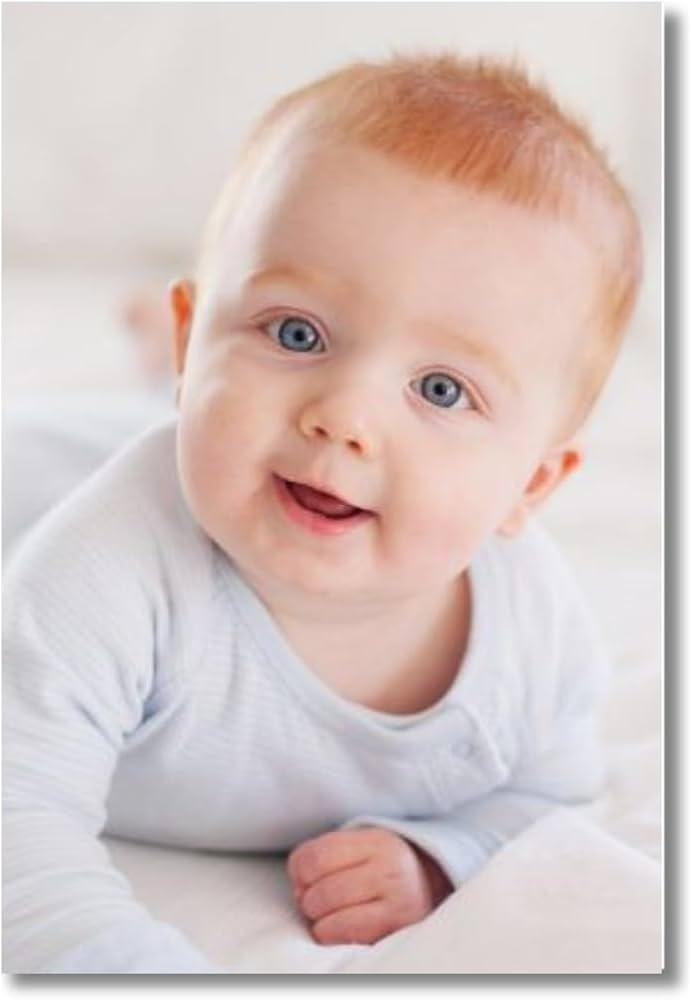
#> input picture computer_vision/baby1.jpg, 692 x 1000 px
$ jupyter execute Demo.ipynb
#> lines starting #> are read from the running program, lines starting #| are printed output that depends on the picture; after the words box and inside, x2 and y2 are one past the last pixel; in counts of white or black regions, pixels touching at a corner belong together
[cell 1]
#pip install opencv-python
import cv2

[cell 2]
#img read
img=cv2.imread('baby1.jpg')
#> img is the input picture: shape (1000, 692, 3); mean B, G, R 193.5, 196.7, 213.2
img

[cell 3]
img.shape
#> Out = (1000, 692, 3)

[cell 4]
#img show
cv2.imshow("image1",img)
cv2.waitKey(10000)
cv2.destroyAllWindows()

[cell 5]
img2=cv2.imread('baby2.jpg')
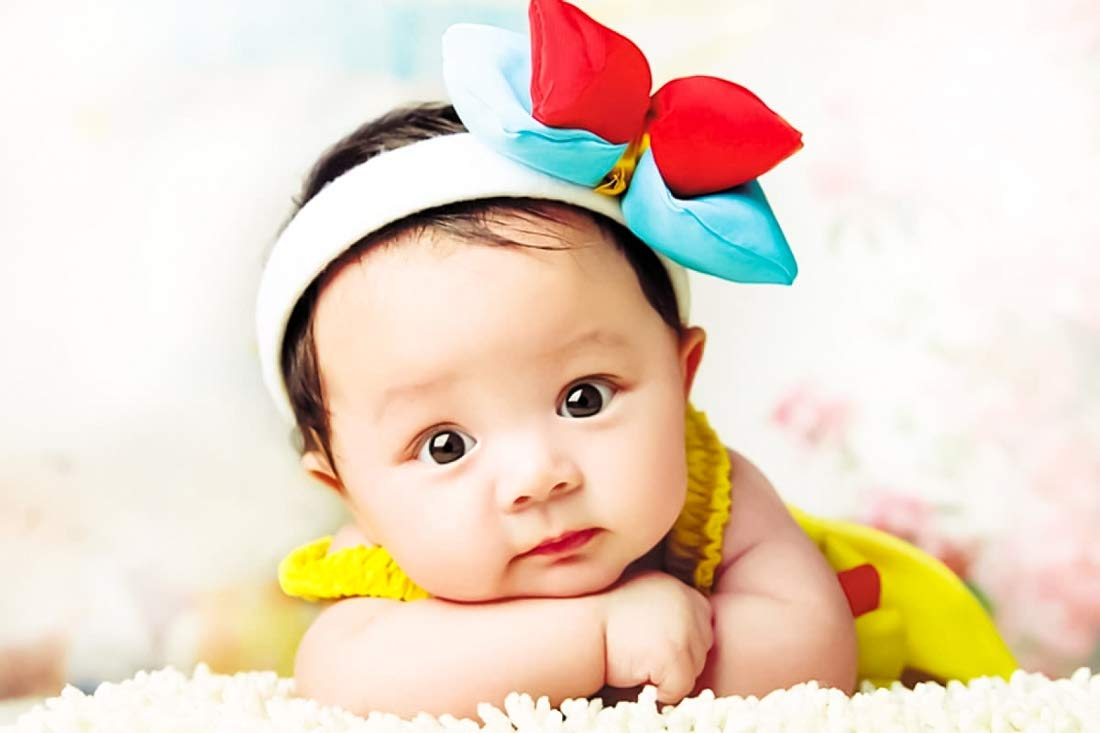
#> input picture computer_vision/baby2.jpg, 1100 x 733 px
#> img2 is the input picture: shape (733, 1100, 3); mean B, G, R 198, 214.8, 233.9
cv2.imshow("image2",img2)
cv2.waitKey(10000)
cv2.destroyAllWindows()

[cell 6]
img3=cv2.imread('baby3.jpg')
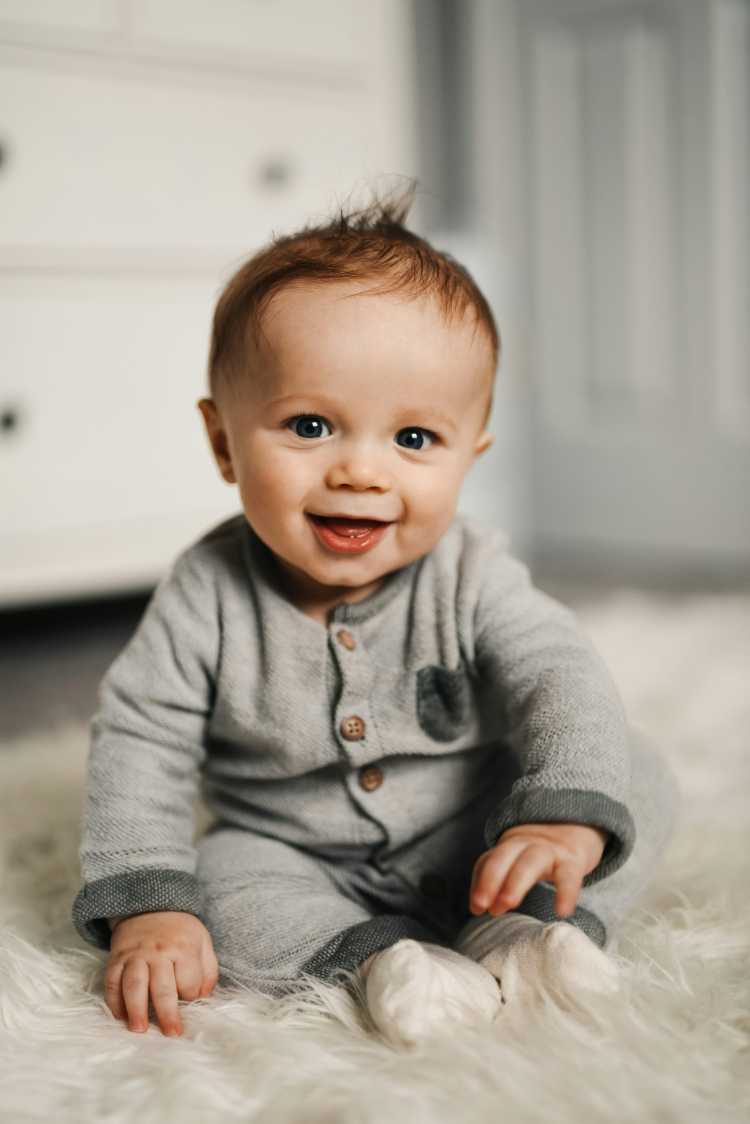
#> input picture computer_vision/baby3.jpg, 3000 x 4494 px (shown at 1/4 size)
#> img3 is the input picture: shape (4494, 3000, 3); mean B, G, R 147.3, 159.7, 168.4
cv2.imshow('image3',img3)
cv2.waitKey(10000)
cv2.destroyAllWindows()

[cell 7]
#convert colour image to gray scale
img1_gray=cv2.imread('baby1.jpg',cv2.IMREAD_GRAYSCALE)
#> img1_gray: shape (1000, 692); min 6, max 255, mean 201.3
img1_gray

[cell 8]
cv2.imshow("gray_scale",img1_gray)
cv2.waitKey(10000)
cv2.destroyAllWindows()

[cell 9]
img2_gray=cv2.imread("baby2.jpg",cv2.IMREAD_GRAYSCALE)
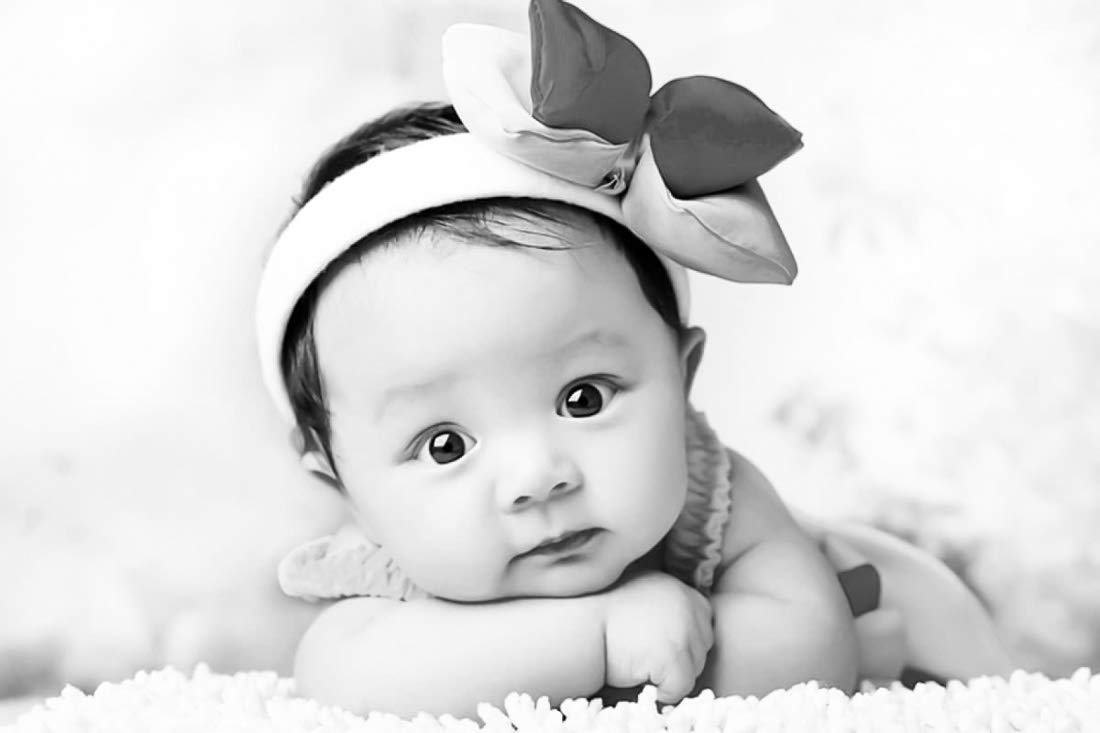
#> img2_gray: shape (733, 1100); min 0, max 255, mean 218.7
cv2.imshow("gray_scale",img2_gray)
cv2.waitKey(10000)
cv2.destroyAllWindows()

[cell 10]
#save
cv2.imwrite('gray_scale.jpg',img1_gray)
#> Out = True

[cell 11]
#convert into binary image(black & white)
#do not convert colour image directly into binary image
#first change into gary scale then change binary
#threshold======> it return two values

thresh,bin_img=cv2.threshold(img1_gray,180,255,cv2.THRESH_BINARY)   #thresh=180,255   bin_img=binary image
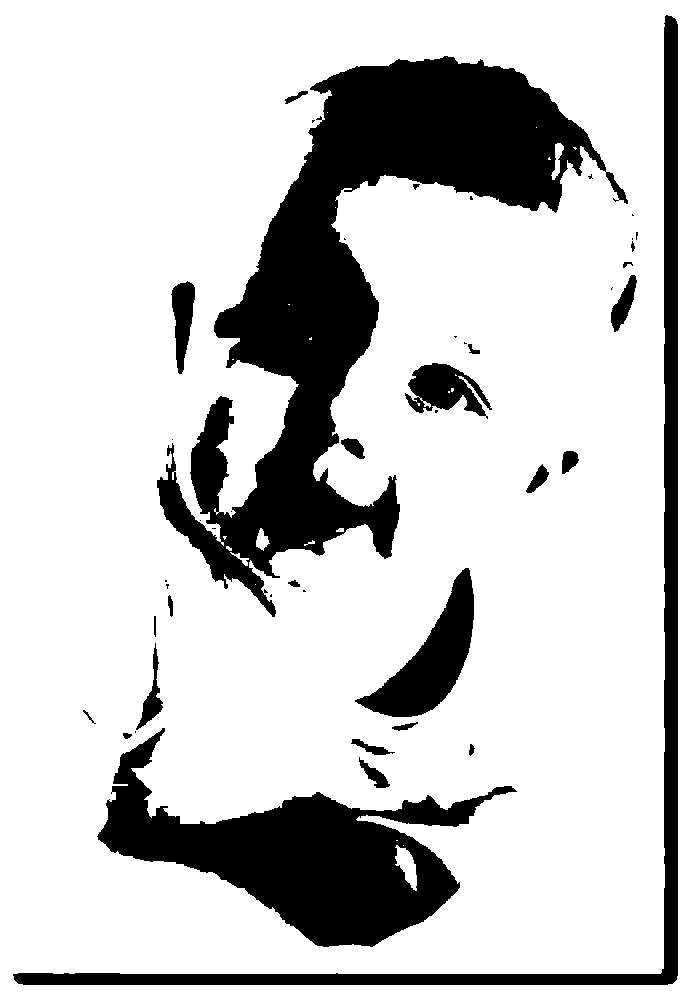
#> bin_img: shape (1000, 692); 79.5% white; 45 black regions (20 under 20 px), largest, box (x1, y1, x2, y2) and area: (157, 56, 628, 617) 73665, (97, 728, 517, 947) 33342, (13, 15, 678, 985) 20524
                             #0-180 pixel convert into black remaining pixel convert into white (maximum pixel is 255 it constant)
cv2.imshow("binary_img",bin_img)
cv2.waitKey(10000)
cv2.destroyAllWindows()

[cell 12]
print(thresh)

[cell 13]
thresh,bin_img1=cv2.threshold(img1_gray,200,255,cv2.THRESH_OTSU) #machine default aayit value set cheyyum
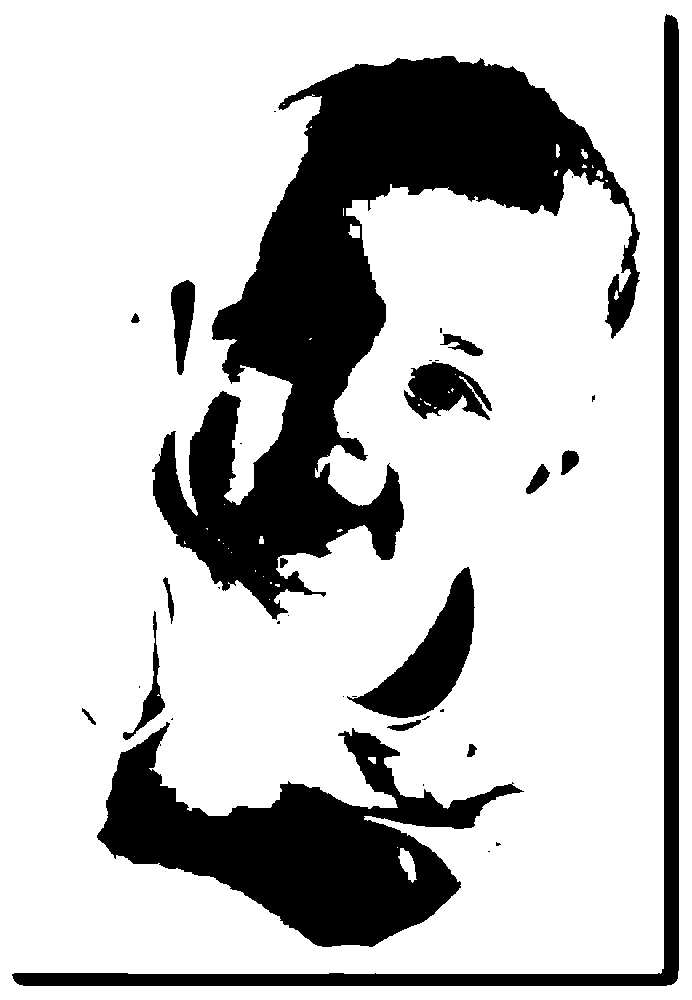
#> bin_img1: shape (1000, 692); 76.1% white; 36 black regions (20 under 20 px), largest, box (x1, y1, x2, y2) and area: (152, 56, 640, 620) 87966, (97, 722, 524, 947) 40350, (12, 14, 679, 986) 22411
#> thresh = 185
cv2.imshow("binary_img",bin_img)
cv2.waitKey(10000)
cv2.destroyAllWindows()

[cell 14]
print(thresh)
#| 185.0

[cell 15]
img4=cv2.imread("baby1.jpg")

#display image
import matplotlib.pyplot as plt
plt.imshow(img4)

[cell 16]
#cv2=====>read===>RGB====>BGR
#show=====>cv2===>bgr===>rgb

#matplotlib=====>bgr

[cell 17]
#conver bgr===>rgb
conv_img=cv2.cvtColor(img4,cv2.COLOR_BGR2RGB)
plt.imshow(conv_img)

[cell 18]
img5=cv2.imread('baby2.jpg')
plt.imshow(img5)

[cell 19]
conv_img3=cv2.cvtColor(img5,cv2.COLOR_BGR2RGB)
plt.imshow(conv_img3)

[cell 20]
#boxing plot
#rectangle
cv2.rectangle(conv_img3,pt1=(250,90),pt2=(710,610),color=(255,0,0),thickness=2)
#> conv_img3: shape (733, 1100, 3); mean R, G, B 234.1, 213.4, 196.7
plt.imshow(conv_img3)

[cell 21]
conv_img=cv2.cvtColor(img4,cv2.COLOR_BGR2RGB)
#circle
cv2.circle(conv_img,center=(360,320),radius=300,color=(0,255,0),thickness=3)
#> conv_img: shape (1000, 692, 3); mean R, G, B 210.2, 197.3, 190.7
plt.imshow(conv_img)

[cell 22]
conv_img=cv2.cvtColor(img4,cv2.COLOR_BGR2RGB)
cv2.circle(conv_img,center=(360,320),radius=300,color=(0,255,0),thickness=-1)
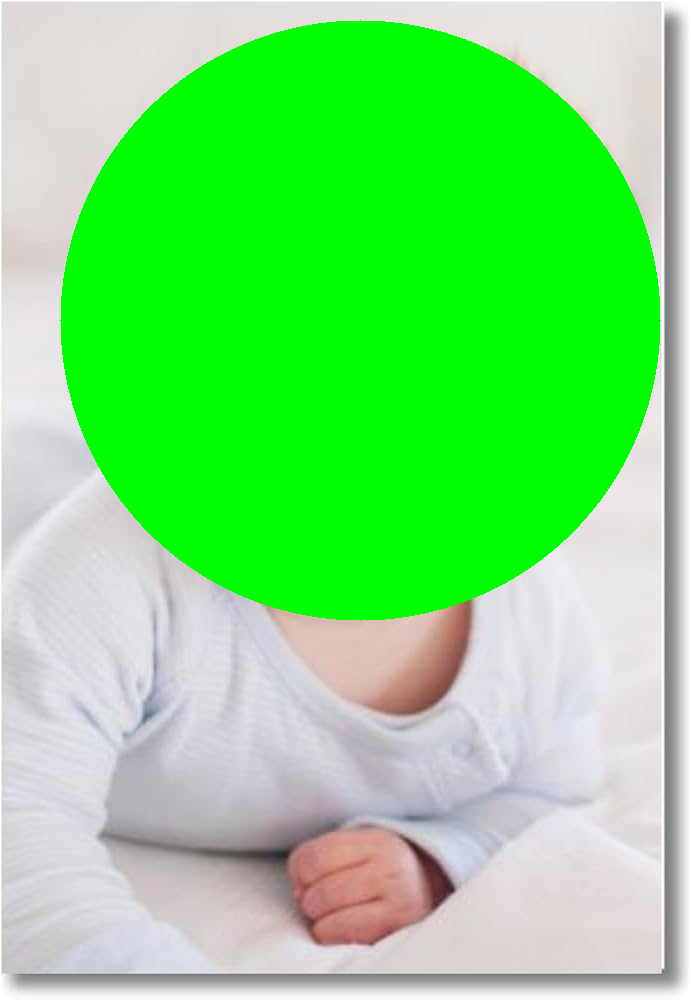
#> conv_img: shape (1000, 692, 3); mean R, G, B 124.8, 225.3, 122.5
plt.imshow(conv_img)

[cell 23]
img6=cv2.imread("baby3.jpg")
conv_img4=cv2.cvtColor(img6,cv2.COLOR_BGR2RGB)
#add text in to a image
cv2.putText(conv_img4,text='CUTE BABY',org=(200,300),fontFace=cv2.FONT_HERSHEY_COMPLEX,fontScale=10,color=(0,0,255),thickness=10)
plt.imshow(conv_img4)
